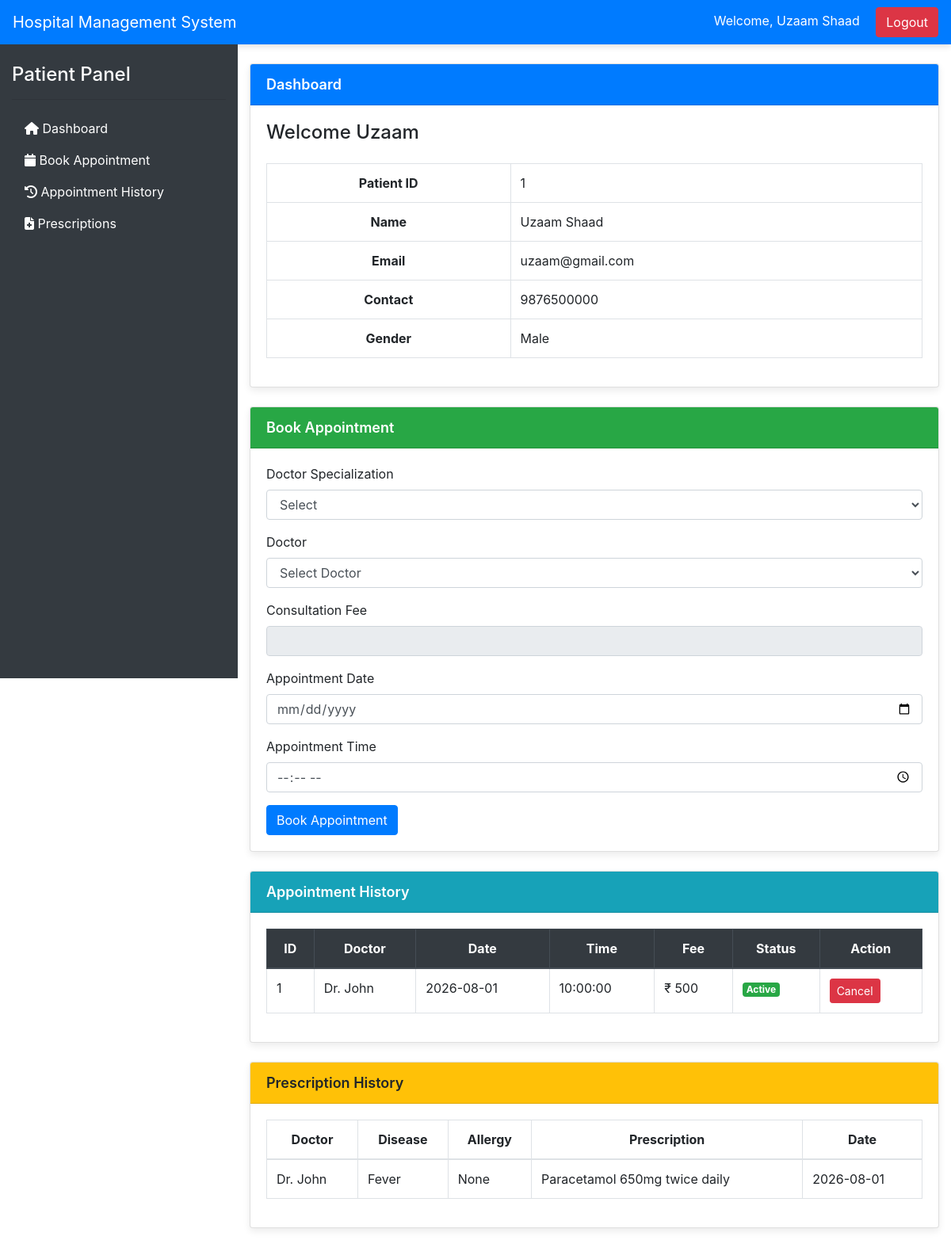
The page /patient/dashboard.php (signed in) on the database its author committed.
### tables this page shows
CREATE TABLE patreg (

    pid INT AUTO_INCREMENT PRIMARY KEY,

    fname VARCHAR(50) NOT NULL,

    lname VARCHAR(50) NOT NULL,

    gender VARCHAR(15) NOT NULL,

    email VARCHAR(100) UNIQUE NOT NULL,

    contact VARCHAR(15) NOT NULL,

    password VARCHAR(255) NOT NULL

);

CREATE TABLE appointmenttb (

    ID INT AUTO_INCREMENT PRIMARY KEY,

    pid INT,

    fname VARCHAR(50),

    lname VARCHAR(50),

    gender VARCHAR(20),

    email VARCHAR(100),

    contact VARCHAR(15),

    doctor VARCHAR(100),

    docFees INT,

    appdate DATE,

    apptime TIME,

    userStatus INT DEFAULT 1,

    doctorStatus INT DEFAULT 1

);

CREATE TABLE prestb (

    ID INT,

    pid INT,

    doctor VARCHAR(100),

    fname VARCHAR(50),

    lname VARCHAR(50),

    appdate DATE,

    apptime TIME,

    disease TEXT,

    allergy TEXT,

    prescription TEXT

);

### patient/dashboard.php (the view, shortened to what this page needs)
<?php
include("../includes/newfunc.php");
$pid = $_SESSION['pid'];
$query = mysqli_query($con, "SELECT * FROM patreg WHERE pid='$pid'");
$user = mysqli_fetch_assoc($query);
$fname = $user['fname'];
$lname = $user['lname'];
$email = $user['email'];
$contact = $user['contact'];
$gender = $user['gender'];
?>
<!DOCTYPE html>
<html lang="en">
<head>
    <link rel="stylesheet"
        href="../assets/css/style.css">
    <link rel="stylesheet"
        href="https://stackpath.bootstrapcdn.com/bootstrap/4.5.2/css/bootstrap.min.css">
    <link rel="stylesheet"
        href="https://cdnjs.cloudflare.com/ajax/libs/font-awesome/6.4.2/css/all.min.css">
</head>
<body>
<nav class="navbar navbar-expand-lg navbar-dark bg-primary">
    <a class="navbar-brand" href="#">
        Hospital Management System
    </a>
    <div class="ml-auto">
        <span class="text-white mr-3">
            Welcome,
            <?php echo $fname . " " . $lname; ?>
        </span>
        <a href="../logout.php"
            class="btn btn-danger">
            Logout
        </a>
    </div>
</nav>
<div class="container-fluid">
<div class="row">
<div class="col-md-3 bg-dark text-white vh-100">
<h4 class="mt-4">
Patient Panel
</h4>
<hr>
<ul class="nav flex-column">
<li class="nav-item">
<a href="#dashboard"
class="nav-link text-white">
<i class="fa fa-home"></i>
Dashboard
</a>
</li>
<li class="nav-item">
<a href="#appointment"
class="nav-link text-white">
<i class="fa fa-calendar"></i>
Book Appointment
</a>
</li>
<li class="nav-item">
<a href="#history"
class="nav-link text-white">
<i class="fa fa-history"></i>
Appointment History
</a>
</li>
<li class="nav-item">
<a href="#prescription"
class="nav-link text-white">
<i class="fa fa-file-medical"></i>
Prescriptions
</a>
</li>
</ul>
</div>
<div class="col-md-9">
<section id="dashboard">
<div class="card mt-4">
<div class="card-header bg-primary text-white">
Dashboard
</div>
<div class="card-body">
<h4>
Welcome
<?php echo $fname; ?>
</h4>
<table class="table table-bordered mt-4">
<tr>
<th>Patient ID</th>
<td><?php echo $pid; ?></td>
</tr>
<tr>
<th>Name</th>
<td>
<?php
echo $fname." ".$lname;
?>
</td>
</tr>
<tr>
<th>Email</th>
<td><?php echo $email; ?></td>
</tr>
<tr>
<th>Contact</th>
<td><?php echo $contact; ?></td>
</tr>
<tr>
<th>Gender</th>
<td><?php echo $gender; ?></td>
</tr>
</table>
</div>
</div>
</section>
<section id="appointment">
<div class="card mt-4">
<div class="card-header bg-success text-white">
Book Appointment
</div>
<div class="card-body">
<form method="POST">
<div class="form-group">
<label>
Doctor Specialization
</label>
<select
class="form-control"
id="spec"
name="spec">
<option>
Select
</option>
</select>
</div>
<div class="form-group">
<label>
Doctor
</label>
<select
class="form-control"
id="doctor"
name="doctor">
<option>
Select Doctor
</option>
</select>
</div>
<div class="form-group">
<label>
Consultation Fee
</label>
<input
type="text"
class="form-control"
id="docFees"
name="docFees"
readonly>
</div>
<div class="form-group">
<label>
Appointment Date
</label>
<input
type="date"
class="form-control"
name="appdate"
required>
</div>
<div class="form-group">
<label>
Appointment Time
</label>
<input
type="time"
class="form-control"
name="apptime"
required>
</div>
<button
type="submit"
name="app-submit"
class="btn btn-primary">
Book Appointment
</button>
</form>
</div>
</div>
</section>
<section id="history">
<div class="card mt-4">
<div class="card-header bg-info text-white">
Appointment History
</div>
<div class="card-body">
<table class="table table-bordered table-hover">
<thead class="thead-dark">
<tr>
<th>ID</th>
<th>Doctor</th>
<th>Date</th>
<th>Time</th>
<th>Fee</th>
<th>Status</th>
<th>Action</th>
</tr>
</thead>
<tbody>
<?php
$result=mysqli_query($con,
"SELECT * FROM appointmenttb
WHERE pid='$pid'
ORDER BY appdate DESC");
while($row=mysqli_fetch_assoc($result))
{
?>
<tr>
<td><?php echo $row['ID']; ?></td>
<td><?php echo $row['doctor']; ?></td>
<td><?php echo $row['appdate']; ?></td>
<td><?php echo $row['apptime']; ?></td>
<td>₹ <?php echo $row['docFees']; ?></td>
<td>
<?php
if($row['userStatus']==1 && $row['doctorStatus']==1)
{
echo "<span class='badge badge-success'>Active</span>";
}
else
{
echo "<span class='badge badge-danger'>Cancelled</span>";
}
?>
</td>
<td>
<?php
if($row['userStatus']==1 && $row['doctorStatus']==1)
{
?>
<a href="?cancel=<?php echo $row['ID']; ?>"
class="btn btn-danger btn-sm">
Cancel
</a>
<?php
}
else
{
echo "N/A";
}
?>
</td>
</tr>
<?php
}
?>
</tbody>
</table>
</div>
</div>
</section>
<section id="prescription">
<div class="card mt-4">
<div class="card-header bg-warning">
Prescription History
</div>
<div class="card-body">
<table class="table table-bordered">
<thead>
<tr>
<th>Doctor</th>
<th>Disease</th>
<th>Allergy</th>
<th>Prescription</th>
<th>Date</th>
</tr>
</thead>
<tbody>
<?php
$query=mysqli_query($con,
"SELECT * FROM prestb
WHERE pid='$pid'
ORDER BY appdate DESC");
while($row=mysqli_fetch_assoc($query))
{
?>
<tr>
<td><?php echo $row['doctor']; ?></td>
<td><?php echo $row['disease']; ?></td>
<td><?php echo $row['allergy']; ?></td>
<td><?php echo $row['prescription']; ?></td>
<td><?php echo $row['appdate']; ?></td>
</tr>
<?php
}
?>
</tbody>
</table>
</div>
</div>
</section>
</div>
</div>
</div>
</body>
</html>

### assets/css/style.css (style rules this page uses)
body { background:#f4f7fa; font-family:'Segoe UI',Tahoma,Geneva,Verdana,sans-serif; }
.navbar { box-shadow:0 2px 8px rgba(0,0,0,.15); }
.card { border:none; border-radius:12px; margin-bottom:20px; box-shadow:0 4px 10px rgba(0,0,0,.08); }
.card-header { font-size:18px; font-weight:600; }
.table { background:#fff; }
.table th { vertical-align:middle; text-align:center; }
.table td { vertical-align:middle; }
.btn { border-radius:6px; }
.form-control { border-radius:6px; }
.nav-link { color:#ffffff !important; padding:12px; }
.bg-dark { min-height:100vh; }
.badge { padding:8px 12px; font-size:13px; }
.container-fluid { padding:0; }

### rows shown on the page
patreg: fname "Uzaam", lname "Shaad", email "uzaam@gmail.com", contact "9876500000", gender "Male"
appointmenttb: ID "1", doctor "Dr. John", appdate "2026-08-01", apptime "10:00:00", docFees "500", userStatus "Active"
prestb: doctor "Dr. John", disease "Fever", allergy "None", prescription "Paracetamol 650mg twice daily", appdate "2026-08-01"

### other values the page prints
$pid "1"
